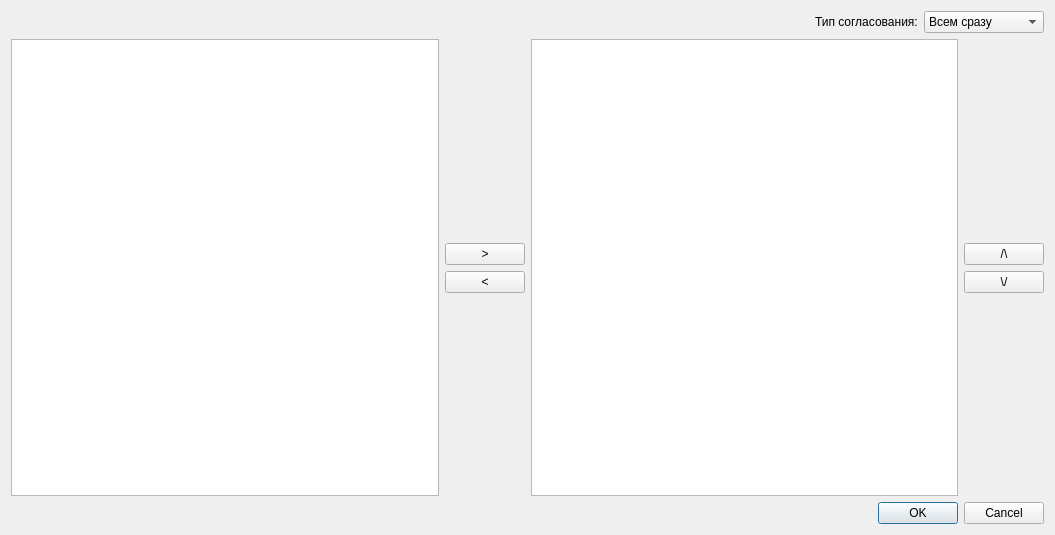
<?xml version="1.0" encoding="UTF-8"?>
<ui version="4.0">
 <class>Accept_dialog</class>
 <widget class="QDialog" name="Accept_dialog">
  <property name="geometry">
   <rect>
    <x>0</x>
    <y>0</y>
    <width>1055</width>
    <height>535</height>
   </rect>
  </property>
  <property name="windowTitle">
   <string>Отправить на согласование</string>
  </property>
  <layout class="QVBoxLayout" name="verticalLayout_2">
   <item>
    <layout class="QHBoxLayout" name="horizontalLayout_2">
     <item>
      <spacer name="horizontalSpacer">
       <property name="orientation">
        <enum>Qt::Orientation::Horizontal</enum>
       </property>
       <property name="sizeHint" stdset="0">
        <size>
         <width>40</width>
         <height>20</height>
        </size>
       </property>
      </spacer>
     </item>
     <item>
      <widget class="QLabel" name="label">
       <property name="text">
        <string>Тип согласования:</string>
       </property>
      </widget>
     </item>
     <item>
      <widget class="QComboBox" name="type_combo_box">
       <property name="minimumSize">
        <size>
         <width>120</width>
         <height>0</height>
        </size>
       </property>
       <item>
        <property name="text">
         <string>Всем сразу</string>
        </property>
       </item>
       <item>
        <property name="text">
         <string>По очереди</string>
        </property>
       </item>
      </widget>
     </item>
    </layout>
   </item>
   <item>
    <layout class="QHBoxLayout" name="horizontalLayout">
     <item>
      <widget class="QTableView" name="user_table"/>
     </item>
     <item>
      <layout class="QVBoxLayout" name="verticalLayout">
       <property name="sizeConstraint">
        <enum>QLayout::SizeConstraint::SetDefaultConstraint</enum>
       </property>
       <item>
        <spacer name="verticalSpacer_2">
         <property name="orientation">
          <enum>Qt::Orientation::Vertical</enum>
         </property>
         <property name="sizeHint" stdset="0">
          <size>
           <width>20</width>
           <height>40</height>
          </size>
         </property>
        </spacer>
       </item>
       <item>
        <widget class="QPushButton" name="add_btn">
         <property name="text">
          <string>&gt;</string>
         </property>
        </widget>
       </item>
       <item>
        <widget class="QPushButton" name="remove_btn">
         <property name="text">
          <string>&lt;</string>
         </property>
        </widget>
       </item>
       <item>
        <spacer name="verticalSpacer">
         <property name="orientation">
          <enum>Qt::Orientation::Vertical</enum>
         </property>
         <property name="sizeHint" stdset="0">
          <size>
           <width>20</width>
           <height>40</height>
          </size>
         </property>
        </spacer>
       </item>
      </layout>
     </item>
     <item>
      <widget class="QTableView" name="accept_table"/>
     </item>
     <item>
      <layout class="QVBoxLayout" name="verticalLayout_3">
       <property name="sizeConstraint">
        <enum>QLayout::SizeConstraint::SetDefaultConstraint</enum>
       </property>
       <item>
        <spacer name="verticalSpacer_3">
         <property name="orientation">
          <enum>Qt::Orientation::Vertical</enum>
         </property>
         <property name="sizeHint" stdset="0">
          <size>
           <width>20</width>
           <height>40</height>
          </size>
         </property>
        </spacer>
       </item>
       <item>
        <widget class="QPushButton" name="up_btn">
         <property name="text">
          <string>/\</string>
         </property>
        </widget>
       </item>
       <item>
        <widget class="QPushButton" name="down_btn">
         <property name="text">
          <string>\/</string>
         </property>
        </widget>
       </item>
       <item>
        <spacer name="verticalSpacer_4">
         <property name="orientation">
          <enum>Qt::Orientation::Vertical</enum>
         </property>
         <property name="sizeHint" stdset="0">
          <size>
           <width>20</width>
           <height>40</height>
          </size>
         </property>
        </spacer>
       </item>
      </layout>
     </item>
    </layout>
   </item>
   <item>
    <widget class="QDialogButtonBox" name="buttonBox">
     <property name="orientation">
      <enum>Qt::Orientation::Horizontal</enum>
     </property>
     <property name="standardButtons">
      <set>QDialogButtonBox::StandardButton::Cancel|QDialogButtonBox::StandardButton::Ok</set>
     </property>
    </widget>
   </item>
  </layout>
 </widget>
 <resources/>
 <connections>
  <connection>
   <sender>buttonBox</sender>
   <signal>accepted()</signal>
   <receiver>Accept_dialog</receiver>
   <slot>accept()</slot>
   <hints>
    <hint type="sourcelabel">
     <x>248</x>
     <y>254</y>
    </hint>
    <hint type="destinationlabel">
     <x>157</x>
     <y>274</y>
    </hint>
   </hints>
  </connection>
  <connection>
   <sender>buttonBox</sender>
   <signal>rejected()</signal>
   <receiver>Accept_dialog</receiver>
   <slot>reject()</slot>
   <hints>
    <hint type="sourcelabel">
     <x>316</x>
     <y>260</y>
    </hint>
    <hint type="destinationlabel">
     <x>286</x>
     <y>274</y>
    </hint>
   </hints>
  </connection>
 </connections>
</ui>
